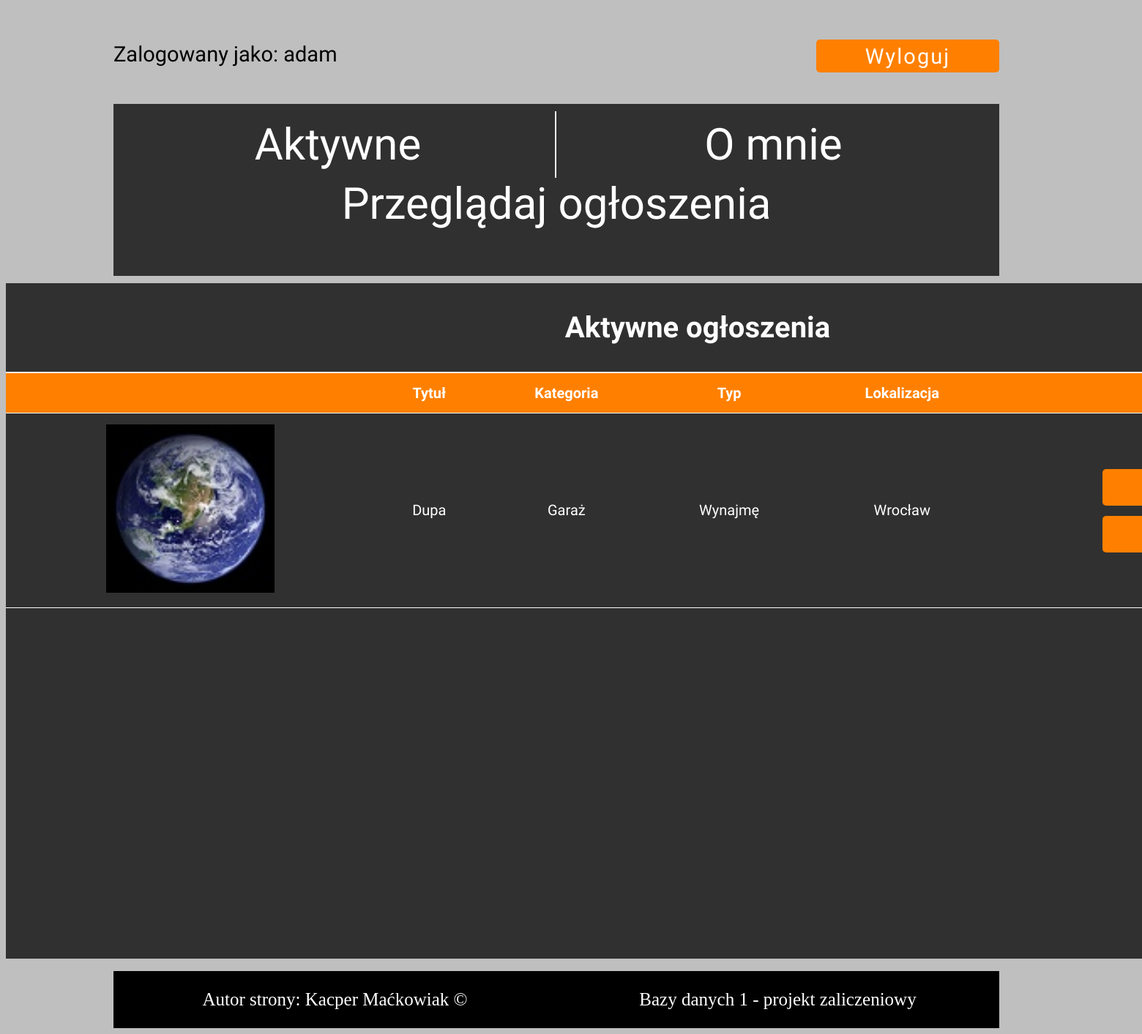
The page /aktyw22-1.php (signed in) on the database its author committed.
### tables this page shows
CREATE TABLE `o` (
  `id` int(11) NOT NULL,
  `user` varchar(15) DEFAULT NULL,
  `tytul` text NOT NULL,
  `kategoria` enum('Mieszkanie','Dom','Działka','Biura i lokale','Garaż') NOT NULL,
  `typ` enum('Kupię','Sprzedam','Wynajmę') NOT NULL,
  `opis` varchar(1000) DEFAULT NULL,
  `imie` text,
  `lok` text,
  `tel` int(11) DEFAULT NULL
);

### aktyw22-1.php (the view, shortened to what this page needs)
<!DOCTYPE HTML>
<html lang="pl">
<head>
     <link href="style33.css" rel="stylesheet" type="text/css"/>
    <link href="css/fontello.css" rel="stylesheet" type="text/css"/>
    <link href="css2/fontello.css" rel="stylesheet" type="text/css"/>
    </head>
    <body>
<?php if(isset($_SESSION['uprawnienia']))
if($_SESSION['uprawnienia']==1){ ?>
    <div id="container">
    <div id="topbarL">
<?php echo "<p>Zalogowany jako: ".$_SESSION['user'];?></div>
    <form action=wylogowanie.php>
    <div id="topbarR"><input type="submit" value="Wyloguj"></div>
        </form>
        <div id="powitanie">
   <div id="kategorie">
    <div class="test">Aktywne</div>
     <a href="omnie.php">
    <div class="testo">O mnie</div>
       </a>
     <a href=index.php>
    <div class="test1">Przeglądaj ogłoszenia</div>
           </a>
    </div>
       </div>
        </div>
        <div id="container1">
    <div id="kategorie1">
        <div id="nagl">
            <h1>Aktywne ogłoszenia</h1>
        </div>
        <div id="nagl2">
 <?php
                    require_once "connect.php";
        $polaczenie = @new mysqli($host, $db_user, $db_passwd, $db_name);
                                mysqli_query($polaczenie,"SET CHARSET utf8");
    mysqli_query($polaczenie,"SET NAMES utf8 COLLATE utf8_polish_ci");
                    if($polaczenie -> connect_errno!=0){
                        echo "Błąd: ".$polaczenie->connect_errno;
                    }
                    else{
                        $kwerenda = "SELECT  * FROM o WHERE user='".$_SESSION['user']."'";
                        if($rezultat = @$polaczenie->query($kwerenda)){
                            $ile_o = $rezultat->num_rows;
                            if($ile_o>0){
                                echo "<table>";
                                echo "<tr><th></th><th>Tytuł</th><th>Kategoria</th><th>Typ</th><th>Lokalizacja</th><th>Menu akcji</th></tr>";
                                while ($wiersz = mysqli_fetch_assoc($rezultat)) {
                                    echo "<tr><td><a href=\"ogloszenie.php?oferta=".$wiersz['id']."\"><img src='obrazki/".$_SESSION['user']."/".$wiersz['id']."/1.jpg'></a></td><td><a href=\"ogloszenie.php?oferta=".$wiersz['id']."\">".$wiersz['tytul']."</td></a><td>".$wiersz['kategoria']."</td><td>".$wiersz['typ']."</td><td>".$wiersz['lok']."</td></a>
                                    <td>
                                        <a href=\"adas.php?edycja=".$wiersz['tytul']."\">
                                            <input type=\"button\" value=\"Edytuj\" id=\"edit_button\"  \"name=".$wiersz['tytul'].">
                                       </a>
                                        <form method=\"post\" action=\"usun.php\">
                                            <input  id=\"del_button\" type=\"submit\" name=\"".$wiersz['tytul']."\" value=\"Usuń\">
                                            <input type=\"hidden\" name=\"usun_o\" value=\"".$wiersz['tytul']."\">
                                        </form>
                                    </td>";
                                }
                                echo "</table>";
                            }
                            else{if($ile_o==0)
                                echo "<br><br><br><br><br><br><br><br><br><br><br><h1>Nie masz aktywnych ogłoszeń! Dodaj aby się tutaj pojawiły!</h1>";
                            }
                        }
                    }
                    ?>
            </div>
        </div>
        </div>
        <div id="container">
        <div id="stopa">
       <div id="stopa1">
           Autor strony: Kacper Maćkowiak &copy; </div>
            <div id="stopa2">
                Bazy danych 1 - projekt zaliczeniowy
            </div>
        </div>
          </div>
 <?php } ?>
    </body>
</html>

### style33.css (style rules this page uses)
body { background-color:#bfbfbf; color: white; }
#container { width:1250px; margin-left:auto; margin-right:auto; }
#container1 { margin-right:auto; width:1890px; }
#topbarL { float:left; width: 605px; height: 99px; background-color: #bfbfbf; text-align:left; font-size: 29px; font-family: 'Merienda', cursive; margin-top: 20px; color: black; }
#topbarR { color:#ff8000; text-align:right; float:left; width: 605px; margin-top: 16px; font-family: 'Merienda', cursive; font-size:29px; height: 79px; background-color: #bfbfbf; }
#powitanie { margin-top: 15px; width:1210px; height: 235px; font-family: 'Merienda', cursive; background-color: #303030; color:white; font-size: 75px; text-align: center; }
#kategorie { margin-top: 15px; font-family: 'Merienda', cursive; background-color: #303030; color:white; padding:10px; width:1190px; height: 200px; }
#kategorie1 { margin-top: 10px; font-family: 'Merienda', cursive; background-color: pink; color:white; width:1890px; height: 900px; font-size:20px; }
#nagl { font-family: 'Merienda', cursive; background-color: #303030; color:white; padding:10px; width:1895px height: 100px; font-size: 20px; text-align: center; border-bottom: 2px solid white; margin-top: 5px; }
#nagl2 { font-family: 'Merienda', cursive; background-color: #303030; color:white; width:1895px; height: 800px; font-size: 20px; overflow-y:auto; text-align: center; }
.test { padding:10px; float:left; width:573px; text-align: center; font-size: 60px; border-right: 2px solid white; }
.testo { padding:10px; float:left; width:573px; text-align: center; font-size: 60px; }
.test1 { float:left; width:1190px; text-align: center; font-size: 60px; }
#edit_button { font-family: 'Merienda', cursive; width: 250px; background-color:#ff8000; font-size:20px; color: white; margin-top: 1px; border: none; border-radius: 5px; cursor: pointer; letter-spacing: 2px; outline: none; height: 50px; }
#del_button { font-family: 'Merienda', cursive; width: 250px; background-color: #ff8000; font-size:20px; color: white; margin-top: 14px; border: none; border-radius: 5px; cursor: pointer; letter-spacing: 2px; outline: none; height: 50px; }
input[type=submit] { font-family: 'Merienda', cursive; width: 250px; background-color: #ff8000; font-size:29px; color: white; margin-top: 30px; border: none; border-radius: 5px; cursor: pointer; letter-spacing: 2px; outline: none; height: 45px; }
#stopa1 { float:left; margin-top: 40px; padding:25px; background-color: black; color: white; font-size:25px; width:555px; text-align: center; }
#stopa2 { float:left; margin-top: 40px; padding:25px; background-color: black; color: white; font-size:25px; width:555px; text-align: center; }
a:link { color:white; text-decoration: none; }
TH { text-align: center; background-color: #ff8000; }
TABLE, TD, { border: 1px solid white; border-bottom: 1px solid white; }
TABLE { text-align: center; border-collapse: collapse; width: 100%; }
TH, TD { text-align: center; padding: 15px; border-bottom: 1px solid white; }
img { width: 230px; }

### rows shown on the page
o: tytul "Dupa", kategoria "Garaż", typ "Wynajmę", lok "Wrocław"

### other values the page prints
$_SESSION['user'] "adam"
